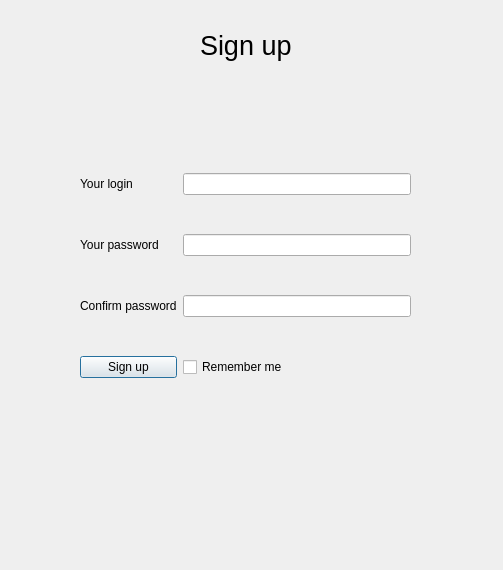
<?xml version="1.0" encoding="UTF-8"?>
<ui version="4.0">
 <class>Dialog</class>
 <widget class="QDialog" name="Dialog">
  <property name="geometry">
   <rect>
    <x>0</x>
    <y>0</y>
    <width>503</width>
    <height>570</height>
   </rect>
  </property>
  <property name="windowTitle">
   <string>Dialog</string>
  </property>
  <widget class="QLabel" name="label_5">
   <property name="geometry">
    <rect>
     <x>200</x>
     <y>30</y>
     <width>101</width>
     <height>31</height>
    </rect>
   </property>
   <property name="font">
    <font>
     <pointsize>20</pointsize>
    </font>
   </property>
   <property name="text">
    <string>Sign up</string>
   </property>
  </widget>
  <widget class="QWidget" name="">
   <property name="geometry">
    <rect>
     <x>80</x>
     <y>140</y>
     <width>331</width>
     <height>271</height>
    </rect>
   </property>
   <layout class="QGridLayout" name="gridLayout">
    <item row="0" column="0">
     <widget class="QLabel" name="label_3">
      <property name="text">
       <string>Your login</string>
      </property>
     </widget>
    </item>
    <item row="0" column="1">
     <widget class="QLineEdit" name="login"/>
    </item>
    <item row="1" column="0">
     <widget class="QLabel" name="label_4">
      <property name="text">
       <string>Your password</string>
      </property>
     </widget>
    </item>
    <item row="1" column="1">
     <widget class="QLineEdit" name="password"/>
    </item>
    <item row="2" column="0">
     <widget class="QLabel" name="label_6">
      <property name="text">
       <string>Confirm password</string>
      </property>
     </widget>
    </item>
    <item row="2" column="1">
     <widget class="QLineEdit" name="confirm_password"/>
    </item>
    <item row="3" column="0">
     <widget class="QPushButton" name="sign_up_button">
      <property name="text">
       <string>Sign up</string>
      </property>
     </widget>
    </item>
    <item row="3" column="1">
     <widget class="QCheckBox" name="checkBox">
      <property name="text">
       <string>Remember me</string>
      </property>
     </widget>
    </item>
   </layout>
  </widget>
 </widget>
 <resources/>
 <connections/>
</ui>
